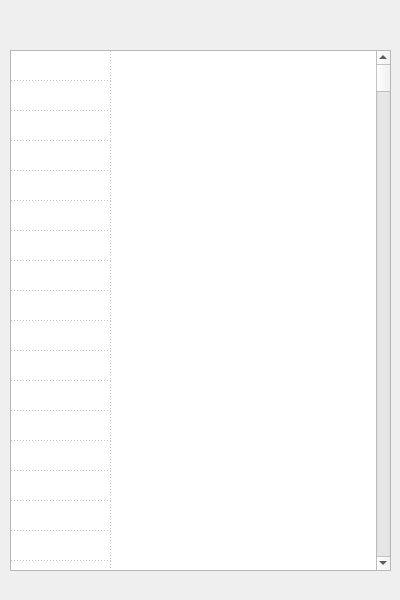
<?xml version="1.0" encoding="UTF-8"?>
<ui version="4.0">
 <class>cm_pdwindow</class>
 <widget class="QMainWindow" name="cm_pdwindow">
  <property name="geometry">
   <rect>
    <x>0</x>
    <y>0</y>
    <width>400</width>
    <height>600</height>
   </rect>
  </property>
  <property name="windowTitle">
   <string>MainWindow</string>
  </property>
  <widget class="QWidget" name="centralwidget">
   <widget class="QTableWidget" name="log">
    <property name="geometry">
     <rect>
      <x>10</x>
      <y>50</y>
      <width>381</width>
      <height>521</height>
     </rect>
    </property>
    <property name="sizePolicy">
     <sizepolicy hsizetype="Maximum" vsizetype="Expanding">
      <horstretch>0</horstretch>
      <verstretch>0</verstretch>
     </sizepolicy>
    </property>
    <property name="frameShadow">
     <enum>QFrame::Plain</enum>
    </property>
    <property name="gridStyle">
     <enum>Qt::DotLine</enum>
    </property>
    <property name="cornerButtonEnabled">
     <bool>false</bool>
    </property>
    <property name="rowCount">
     <number>500</number>
    </property>
    <property name="columnCount">
     <number>1</number>
    </property>
    <attribute name="horizontalHeaderVisible">
     <bool>false</bool>
    </attribute>
    <attribute name="horizontalHeaderHighlightSections">
     <bool>false</bool>
    </attribute>
    <attribute name="verticalHeaderVisible">
     <bool>false</bool>
    </attribute>
    <attribute name="verticalHeaderHighlightSections">
     <bool>false</bool>
    </attribute>
    <row/>
    <row/>
    <row/>
    <row/>
    <row/>
    <row/>
    <row/>
    <row/>
    <row/>
    <row/>
    <row/>
    <row/>
    <row/>
    <row/>
    <row/>
    <row/>
    <row/>
    <row/>
    <row/>
    <row/>
    <row/>
    <row/>
    <row/>
    <row/>
    <row/>
    <row/>
    <row/>
    <row/>
    <row/>
    <row/>
    <row/>
    <row/>
    <row/>
    <row/>
    <row/>
    <row/>
    <row/>
    <row/>
    <row/>
    <row/>
    <row/>
    <row/>
    <row/>
    <row/>
    <row/>
    <row/>
    <row/>
    <row/>
    <row/>
    <row/>
    <row/>
    <row/>
    <row/>
    <row/>
    <row/>
    <row/>
    <row/>
    <row/>
    <row/>
    <row/>
    <row/>
    <row/>
    <row/>
    <row/>
    <row/>
    <row/>
    <row/>
    <row/>
    <row/>
    <row/>
    <row/>
    <row/>
    <row/>
    <row/>
    <row/>
    <row/>
    <row/>
    <row/>
    <row/>
    <row/>
    <row/>
    <row/>
    <row/>
    <row/>
    <row/>
    <row/>
    <row/>
    <row/>
    <row/>
    <row/>
    <row/>
    <row/>
    <row/>
    <row/>
    <row/>
    <row/>
    <row/>
    <row/>
    <row/>
    <row/>
    <row/>
    <row/>
    <row/>
    <row/>
    <row/>
    <row/>
    <row/>
    <row/>
    <row/>
    <row/>
    <row/>
    <row/>
    <row/>
    <row/>
    <row/>
    <row/>
    <row/>
    <row/>
    <row/>
    <row/>
    <row/>
    <row/>
    <row/>
    <row/>
    <row/>
    <row/>
    <row/>
    <row/>
    <row/>
    <row/>
    <row/>
    <row/>
    <row/>
    <row/>
    <row/>
    <row/>
    <row/>
    <row/>
    <row/>
    <row/>
    <row/>
    <row/>
    <row/>
    <row/>
    <row/>
    <row/>
    <row/>
    <row/>
    <row/>
    <row/>
    <row/>
    <row/>
    <row/>
    <row/>
    <row/>
    <row/>
    <row/>
    <row/>
    <row/>
    <row/>
    <row/>
    <row/>
    <row/>
    <row/>
    <row/>
    <row/>
    <row/>
    <row/>
    <row/>
    <row/>
    <row/>
    <row/>
    <row/>
    <row/>
    <row/>
    <row/>
    <row/>
    <row/>
    <row/>
    <row/>
    <row/>
    <row/>
    <row/>
    <row/>
    <row/>
    <row/>
    <row/>
    <row/>
    <row/>
    <row/>
    <row/>
    <row/>
    <row/>
    <row/>
    <row/>
    <row/>
    <row/>
    <row/>
    <row/>
    <row/>
    <row/>
    <row/>
    <row/>
    <row/>
    <row/>
    <row/>
    <row/>
    <row/>
    <row/>
    <row/>
    <row/>
    <row/>
    <row/>
    <row/>
    <row/>
    <row/>
    <row/>
    <row/>
    <row/>
    <row/>
    <row/>
    <row/>
    <row/>
    <row/>
    <row/>
    <row/>
    <row/>
    <row/>
    <row/>
    <row/>
    <row/>
    <row/>
    <row/>
    <row/>
    <row/>
    <row/>
    <row/>
    <row/>
    <row/>
    <row/>
    <row/>
    <row/>
    <row/>
    <row/>
    <row/>
    <row/>
    <row/>
    <row/>
    <row/>
    <row/>
    <row/>
    <row/>
    <row/>
    <row/>
    <row/>
    <row/>
    <row/>
    <row/>
    <row/>
    <row/>
    <row/>
    <row/>
    <row/>
    <row/>
    <row/>
    <row/>
    <row/>
    <row/>
    <row/>
    <row/>
    <row/>
    <row/>
    <row/>
    <row/>
    <row/>
    <row/>
    <row/>
    <row/>
    <row/>
    <row/>
    <row/>
    <row/>
    <row/>
    <row/>
    <row/>
    <row/>
    <row/>
    <row/>
    <row/>
    <row/>
    <row/>
    <row/>
    <row/>
    <row/>
    <row/>
    <row/>
    <row/>
    <row/>
    <row/>
    <row/>
    <row/>
    <row/>
    <row/>
    <row/>
    <row/>
    <row/>
    <row/>
    <row/>
    <row/>
    <row/>
    <row/>
    <row/>
    <row/>
    <row/>
    <row/>
    <row/>
    <row/>
    <row/>
    <row/>
    <row/>
    <row/>
    <row/>
    <row/>
    <row/>
    <row/>
    <row/>
    <row/>
    <row/>
    <row/>
    <row/>
    <row/>
    <row/>
    <row/>
    <row/>
    <row/>
    <row/>
    <row/>
    <row/>
    <row/>
    <row/>
    <row/>
    <row/>
    <row/>
    <row/>
    <row/>
    <row/>
    <row/>
    <row/>
    <row/>
    <row/>
    <row/>
    <row/>
    <row/>
    <row/>
    <row/>
    <row/>
    <row/>
    <row/>
    <row/>
    <row/>
    <row/>
    <row/>
    <row/>
    <row/>
    <row/>
    <row/>
    <row/>
    <row/>
    <row/>
    <row/>
    <row/>
    <row/>
    <row/>
    <row/>
    <row/>
    <row/>
    <row/>
    <row/>
    <row/>
    <row/>
    <row/>
    <row/>
    <row/>
    <row/>
    <row/>
    <row/>
    <row/>
    <row/>
    <row/>
    <row/>
    <row/>
    <row/>
    <row/>
    <row/>
    <row/>
    <row/>
    <row/>
    <row/>
    <row/>
    <row/>
    <row/>
    <row/>
    <row/>
    <row/>
    <row/>
    <row/>
    <row/>
    <row/>
    <row/>
    <row/>
    <row/>
    <row/>
    <row/>
    <row/>
    <row/>
    <row/>
    <row/>
    <row/>
    <row/>
    <row/>
    <row/>
    <row/>
    <row/>
    <row/>
    <row/>
    <row/>
    <row/>
    <row/>
    <row/>
    <row/>
    <row/>
    <row/>
    <row/>
    <row/>
    <row/>
    <row/>
    <row/>
    <row/>
    <row/>
    <row/>
    <row/>
    <row/>
    <row/>
    <row/>
    <row/>
    <row/>
    <row/>
    <row/>
    <row/>
    <row/>
    <row/>
    <row/>
    <row/>
    <row/>
    <row/>
    <row/>
    <row/>
    <row/>
    <row/>
    <row/>
    <row/>
    <row/>
    <row/>
    <row/>
    <row/>
    <row/>
    <row/>
    <row/>
    <row/>
    <row/>
    <row/>
    <row/>
    <row/>
    <row/>
    <row/>
    <row/>
    <row/>
    <row/>
    <row/>
    <row/>
    <row/>
    <row/>
    <row/>
    <row/>
    <row/>
    <row/>
    <row/>
    <row/>
    <row/>
    <row/>
    <row/>
    <row/>
    <row/>
    <row/>
    <row/>
    <row/>
    <row/>
    <row/>
    <row/>
    <row/>
    <column/>
   </widget>
  </widget>
  <widget class="QMenuBar" name="menubar">
   <property name="geometry">
    <rect>
     <x>0</x>
     <y>0</y>
     <width>400</width>
     <height>22</height>
    </rect>
   </property>
  </widget>
 </widget>
 <resources/>
 <connections/>
</ui>
